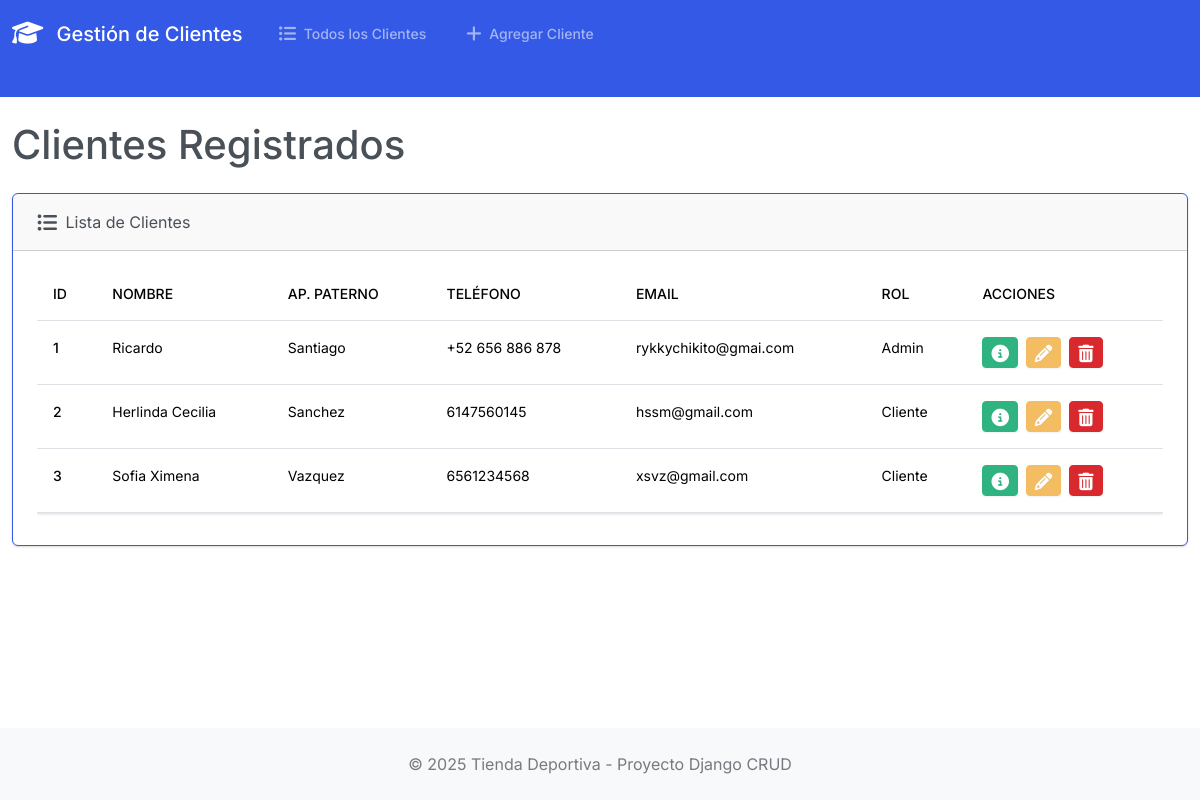
The page / on the database its author committed.
### app_clientes/models.py (models this page shows, shortened)
class Cliente(models.Model):
    id_cliente = models.AutoField(primary_key=True)
    id_rol = models.ForeignKey(Rol, on_delete=models.SET_NULL, null=True, verbose_name="Rol de Usuario")
    nombre = models.CharField(max_length=100)
    ap_paterno = models.CharField(max_length=100)
    ap_materno = models.CharField(max_length=100, blank=True, null=True) # Puede ser opcional
    telefono = models.CharField(max_length=15, blank=True, null=True) # Puede ser opcional
    email = models.EmailField(max_length=100, unique=True)
    password = models.CharField(max_length=255)
    fecha_registro = models.DateTimeField(auto_now_add=True)
    class Meta:
        verbose_name = "Cliente"
        verbose_name_plural = "Clientes"

class Rol(models.Model):
    id_rol = models.AutoField(primary_key=True)
    nombre_rol = models.CharField(max_length=50, unique=True)

### app_clientes/views.py (the view)
# urls.py: path('', views.index, name='index'),
def index(request):
    clientes = Cliente.objects.all()
    context = {'clientes': clientes}
    return render(request, 'app_clientes/index.html', context)

### app_clientes/templates/app_clientes/index.html (shortened to what this page needs)
{% extends 'base.html' %}
{% block contenido %}
<h1 class="mb-4">Clientes Registrados</h1>
{% if clientes %}
<div class="card border-primary mb-3">
    <div class="card-header"><i class="fa-solid fa-list-ul fa-lg me-1"></i> Lista de Clientes</div>
    <div class="card-body">
        <div class="table-responsive">
            <table class="table table-hover">
                <thead>
                    <tr>
                        <th scope="col">ID</th>
                        <th scope="col">Nombre</th>
                        <th scope="col">Ap. Paterno</th>
                        <th scope="col">Teléfono</th>
                        <th scope="col">Email</th>
                        <th scope="col">Rol</th>
                        <th scope="col">Acciones</th>
                    </tr>
                </thead>
                <tbody>
                    {% for cliente in clientes %}
                    <tr>
                        <th scope="row">{{ cliente.id_cliente }}</th>
                        <td>{{ cliente.nombre }}</td>
                        <td>{{ cliente.ap_paterno }}</td>
                        <td>{{ cliente.telefono|default:"N/A" }}</td>
                        <td>{{ cliente.email }}</td>
                        <td>{{ cliente.id_rol.nombre_rol }}</td>
                        <td>
                            <button type="button" class="btn btn-success btn-sm me-1"
                                data-bs-toggle="modal"
                                data-bs-target="#verModal{{ cliente.id_cliente }}">
                            </button>
                            <a href="{% url 'editar' cliente.id_cliente %}" class="btn btn-warning btn-sm me-1">
                            </a>
                            <button type="button" class="btn btn-danger btn-sm"
                                data-bs-toggle="modal"
                                data-bs-target="#eliminarModal{{ cliente.id_cliente }}">
                            </button>
                        </td>
                    </tr>
                    {% endfor %}
                </tbody>
            </table>
        </div>
    </div>
</div>
{% else %}
<div class="alert alert-info">No hay clientes registrados en la base de datos.</div>
{% endif %}
{% endblock contenido %}

### app_clientes/templates/base.html (shortened to what this page needs)
{% load static %}
<!DOCTYPE html>
<html lang="es">
<head>
    <link rel="stylesheet" href="https://cdnjs.cloudflare.com/ajax/libs/bootswatch/5.3.3/zephyr/bootstrap.min.css">
    <link rel="stylesheet" href="https://cdnjs.cloudflare.com/ajax/libs/font-awesome/6.5.2/css/all.min.css">
</head>
<body class="d-flex flex-column min-vh-100">
    <nav class="navbar navbar-expand-lg bg-primary" data-bs-theme="dark">
        <div class="container-fluid">
            <a class="navbar-brand" href="{% url 'index' %}">
                <i class="fa-solid fa-graduation-cap fa-lg me-2"></i> Gestión de Clientes
            </a>
            <div class="collapse navbar-collapse" id="navbarColor01">
                <ul class="navbar-nav me-auto">
                    <li class="nav-item">
                        <a class="nav-link" href="{% url 'index' %}">
                             Todos los Clientes
                        </a>
                    </li>
                    <li class="nav-item">
                        <a class="nav-link" href="{% url 'agregar' %}">
                             Agregar Cliente
                        </a>
                    </li>
                </ul>
            </div>
        </div>
    </nav>
    <main class="container-fluid flex-grow-1 mt-4">
        {% block contenido %}{% endblock contenido %}
    </main>
    <footer class="footer bg-light text-center">
        <div class="container">
            <span class="text-muted">
                &copy; <script>document.write(new Date().getFullYear())</script> Tienda Deportiva - Proyecto Django CRUD
            </span>
        </div>
    </footer>
</body>
</html>

### app_clientes/templates/base.html (style rules this page uses)
body { display: flex; flex-direction: column; min-height: 100vh; }
.footer { margin-top: auto; padding: 1.5rem 0; }
.container-fluid { padding-bottom: 30px; }

### rows shown on the page
Cliente: id_cliente "1", nombre "Ricardo", ap_paterno "Santiago", telefono "+52 656 886 878", email "rykkychikito@gmai.com", id_rol.nombre_rol "Admin"
Cliente: id_cliente "2", nombre "Herlinda Cecilia", ap_paterno "Sanchez", telefono "6147560145", email "hssm@gmail.com", id_rol.nombre_rol "Cliente"
Cliente: id_cliente "3", nombre "Sofia Ximena", ap_paterno "Vazquez", telefono "6561234568", email "xsvz@gmail.com", id_rol.nombre_rol "Cliente"
